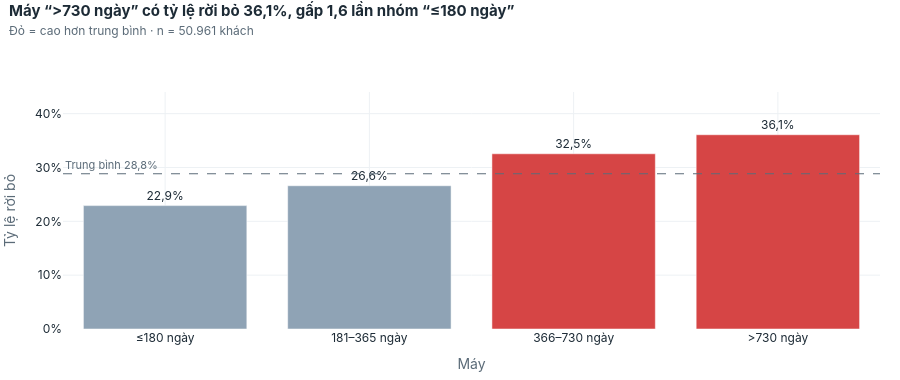

The notebook cell this image was saved under:
### Markdown cell above
### C06 — Tuổi thiết bị ảnh hưởng ra sao?

### Code cell
show("C06_tuoi_thiet_bi")

### Figure 1 — Plotly figure (JSON) as saved in the notebook; plotly's stock layout.template omitted (floating-point values rounded to 4 significant figures)
{"data": [{"customdata": [["9.757", "2.236", "22,9%"], ["19.080", "5.077", "26,6%"], ["16.983", "5.527", "32,5%"], ["5.141", "1.855", "36,1%"]], "hovertemplate": "<b>%{x}</b><br>Số khách: %{customdata[0]}<br>Khách rời bỏ: %{customdata[1]}<br>Tỷ lệ rời bỏ: %{customdata[2]}<extra></extra>", "marker": {"color": ["#8FA3B5", "#8FA3B5", "#D64545", "#D64545"]}, "text": ["22,9%", "26,6%", "32,5%", "36,1%"], "textposition": "outside", "type": "bar", "x": ["≤180 ngày", "181–365 ngày", "366–730 ngày", ">730 ngày"], "y": [0.2292, 0.2661, 0.3254, 0.3608]}], "layout": {"annotations": [{"font": {"color": "#5B6B78", "size": 11}, "showarrow": false, "text": "Trung bình 28,8%", "x": 0, "xanchor": "left", "xref": "x domain", "y": 0.2884, "yanchor": "bottom", "yref": "y"}], "font": {"color": "#1D2B36", "family": "Inter, Segoe UI, Arial, sans-serif", "size": 12}, "height": 380, "hoverlabel": {"bgcolor": "white", "font": {"color": "#1D2B36", "family": "Inter, Segoe UI, Arial, sans-serif"}}, "legend": {"orientation": "h", "title": {}, "x": 1, "xanchor": "right", "y": 1.0, "yanchor": "bottom"}, "margin": {"b": 40, "l": 10, "r": 20, "t": 92}, "paper_bgcolor": "white", "plot_bgcolor": "white", "separators": ",.", "shapes": [{"line": {"color": "#5B6B78", "dash": "dash", "width": 1}, "type": "line", "x0": 0, "x1": 1, "xref": "x domain", "y0": 0.2884, "y1": 0.2884, "yref": "y"}], "title": {"font": {"color": "#1D2B36", "size": 15}, "pad": {"t": 8}, "text": "<b>Máy “>730 ngày” có tỷ lệ rời bỏ 36,1%, gấp 1,6 lần nhóm “≤180 ngày”</b><br><span style='font-size:12px;color:#5B6B78'>Đỏ = cao hơn trung bình · n = 50.961 khách</span>", "x": 0.01, "xanchor": "left", "y": 0.98, "yanchor": "top"}, "xaxis": {"automargin": true, "gridcolor": "#EDF1F4", "title": {"font": {"color": "#5B6B78"}, "text": "Máy"}, "type": "category", "zeroline": false}, "yaxis": {"automargin": true, "gridcolor": "#EDF1F4", "range": [0, 0.4402], "tickformat": ".0%", "title": {"font": {"color": "#5B6B78"}, "text": "Tỷ lệ rời bỏ"}, "zeroline": false}}}
